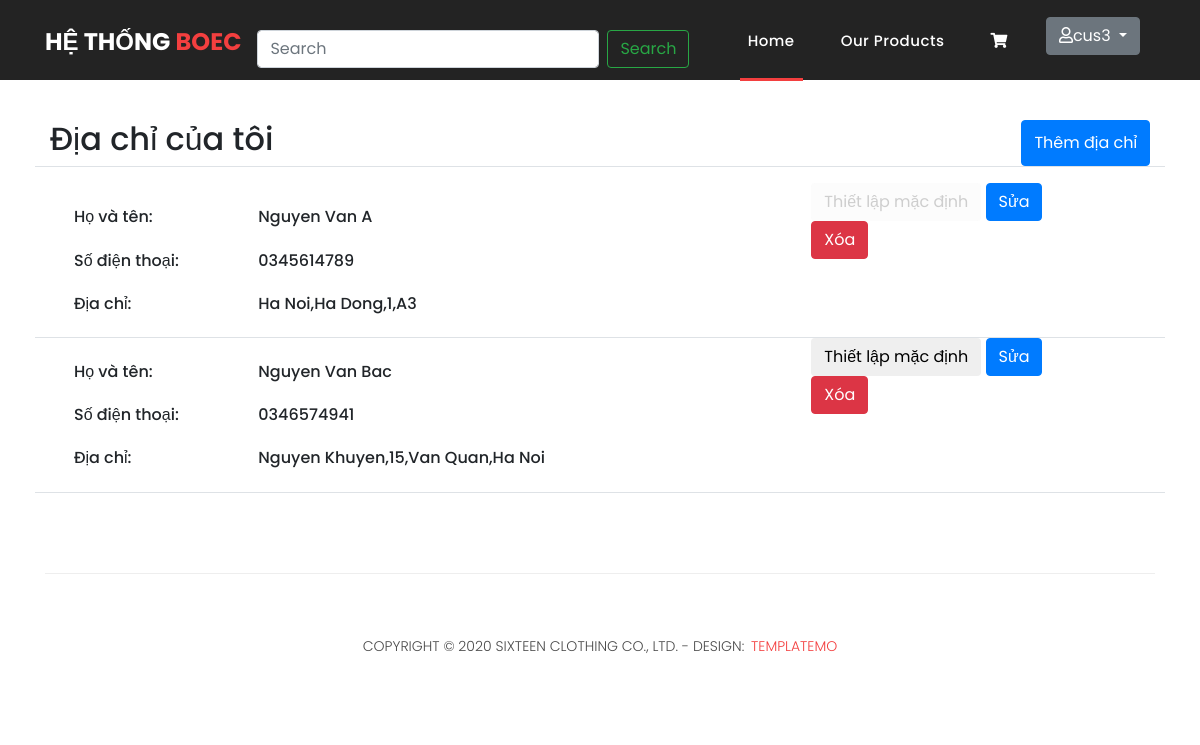
The page /user/address/ (signed in) on the database its author committed.
### user/models.py (models this page shows)
class CustomerUser(AbstractUser):
    phone_number =models.CharField(default='',max_length=15)

class Address(models.Model):
    id = models.AutoField(primary_key=True)
    reciever = models.CharField(default='Name of reciever',max_length=255)
    phone_reciever = models.CharField(default='reciever\'s phone number',max_length=255)
    user = models.ForeignKey(CustomerUser,on_delete=models.CASCADE)
    street =models.CharField(default='',max_length=255)
    apartment_number =models.CharField(default='',max_length=255)
    district=models.CharField(default='',max_length=255)
    city=models.CharField(default='',max_length=255)
    default=models.BooleanField(default=False)
    def ToString(self):
        return self.street+"," +self.apartment_number+","+self.district+","+ self.city

### user/views.py (the view, shortened to what this page needs)
# urls.py: path('address/',AddressView.as_view(),name="address"),
class AddressView(View):
    def get(seft,request):
        context={}
        addresses = Address.objects.filter(user=request.user)
        for add in addresses:
            add.address = add.ToString()
        context['address'] =addresses
        return render(request,"user/address.html",context)

### templates/user/address.html (shortened to what this page needs)
{% extends 'homepage/base.html' %}
{% load static %}
{% block contentblock %}
  <main style="padding-top:100px;">
      <div class="card-body container">
         <div class="row">
             <div class="col-md-12 d-flex justify-content-between border-bottom mb-3">
                <h2 class="pb-2 ">Địa chỉ của tôi</h2>
                <button type="button" class="btn btn-primary" data-toggle="modal" data-target="#addAddress" data-id="1">
                  Thêm địa chỉ
                  </button>
             </div>
         </div>
          {% for add in address %}
          <div class="row border-bottom  pl-4">
            <div class="col-md-2">
                <h6 class="my-4">Họ và tên:</h6>
                <h6 class="my-4">Số điện thoại: </h6>
                <h6 class="my-4">Địa chỉ: </h6>
            </div>
            <div class="col-md-6 address_user">
                <h6 class="my-4 name">{{ add.reciever }} </h6>
                <h6 class="mb-4">{{add.phone_reciever}} </h6>
                <h6 class="my-4">{{add.ToString}}</h6>
            </div>
            <div class="col-md-4">
                {% if add.default %}  <button class="btn" name="btn-default-address" data-id="{{add.id}}"  disabled>Thiết lập mặc định</button>{%else%}
               <button class="btn" name="btn-default-address" data-id="{{add.id}}"  >Thiết lập mặc định</button>
               {%endif%}
               <button type="button" class="btn btn-primary"
                data-id="{{add.id}}"
                data-reciever = "{{add.reciever}}"
                data-phone_reciever = "{{add.phone_reciever}}"
                data-street="{{add.street}}"
                data-apartment="{{add.apartment_number}}"
                data-district="{{add.district}}"
                data-city="{{add.city}}"
                data-toggle="modal" data-target="#editAddress" id="edit_address">
                Sửa
              </button>
              <form action="/user/address/delete/" method="post">
                <button onClick="confirm('Bạn có chắc chắn muốn xóa?')"  class="btn btn-danger " type="submit">Xóa</button>
              </form>
            </div>
          </div>
          {% endfor %}
      </div>
  </main>
{%endblock%}

### templates/homepage/header.html (shortened to what this page needs)
<header class="">
  <nav class="navbar navbar-expand-lg ">
    <div class="container">
      <a class="navbar-brand" href="{% url 'core:index'%}"><h2>Hệ thống <em>BoEC</em></h2></a>
      <form class="form-inline my-2 my-lg-0" method="post" action="{% url 'product:search'%}">
        <input name="text_search"class="form-control mr-sm-2" type="search" placeholder="Search" aria-label="Search">
        <button class="btn btn-outline-success my-2 my-sm-0" type="submit">Search</button>
      </form>
      <div class="collapse navbar-collapse" id="navbarResponsive">
        <ul class="navbar-nav ml-auto">
          <li class="nav-item active">
            <a class="nav-link" href="{% url 'core:index'%}">Home
            </a>
          </li>
          {%if user.groups.all.0.name == 'customer'%}
          <li class="nav-item">
            <a class="nav-link" href="/product">Our Products</a>
          </li>
          {%endif%}
          {%if user.groups.all.0.name == 'customer'%}
          <li class="nav-item">
            <a class="nav-link" href="/cart"><i class="fas fa-shopping-cart"></i></a>
          </li>
          {%endif%}
          <li class="nav-item">
            {% if user.id is None %}
            <a class="nav-link" href="/account/login"> Login</a>
            {% else %}
            <div class="dropdown">
              <button class="btn btn-secondary dropdown-toggle" type="button" id="dropdownMenuButton" data-toggle="dropdown" aria-haspopup="true" aria-expanded="false">
                <i class="far fa-user"></i>{{user}}
              </button>
            </div>
              {%endif %}
          </li>
        </ul>
      </div>
    </div>
  </nav>
</header>

### static/assets/css/style.css (style rules this page uses)
div.address_user .name { padding-right: 15px; display: inline-block; }

### static/assets/css/templatemo-sixteen.css (style rules this page uses)
body { font-family: 'Poppins', sans-serif; overflow-x: hidden; text-rendering: optimizeLegibility; -webkit-font-smoothing: antialiased; -moz-osx-font-smoothing: grayscale; }
a { text-decoration: none!important; }
ul { padding: 0; margin: 0; list-style: none; }
h1,h2,h3,h4,h5,h6 { margin: 0px; }
header { position: absolute; z-index: 99999; width: 100%; height: 80px; background-color: #232323; -webkit-transition: all 0.3s ease-in-out 0s; -moz-transition: all 0.3s ease-in-out 0s; -o-transition: all 0.3s ease-in-out 0s; transition: all 0.3s ease-in-out 0s; }
header .navbar { padding: 17px 0px; }
.navbar .navbar-brand { float: left; margin-top: -12px; outline: none; }
.navbar .navbar-brand h2 { color: #fff; text-transform: uppercase; font-size: 24px; font-weight: 700; -webkit-transition: all .3s ease 0s; -moz-transition: all .3s ease 0s; -o-transition: all .3s ease 0s; transition: all .3s ease 0s; }
.navbar .navbar-brand h2 em { font-style: normal; color: #f33f3f; }
#navbarResponsive { z-index: 999; }
.navbar-collapse { text-align: center; }
.navbar .navbar-nav .nav-item { margin: 0px 15px; }
.navbar .navbar-nav a.nav-link { text-transform: capitalize; font-size: 15px; font-weight: 500; letter-spacing: 0.5px; color: #fff; transition: all 0.5s; margin-top: 5px; }
.navbar .navbar-nav .nav-link:hover, .navbar .navbar-nav .active>.nav-link, .navbar .navbar-nav .nav-link.active, .navbar .navbar-nav .nav-link.show, .navbar .navbar-nav .show>.nav-link { color: #fff; padding-bottom: 25px; border-bottom: 3px solid #f33f3f; }

### rows shown on the page
CustomerUser: username "cus3"
Address: reciever "Nguyen Van A", phone_reciever "0345614789", ToString "Ha Noi,Ha Dong,1,A3"
Address: reciever "Nguyen Van Bac", phone_reciever "0346574941", ToString "Nguyen Khuyen,15,Van Quan,Ha Noi"
